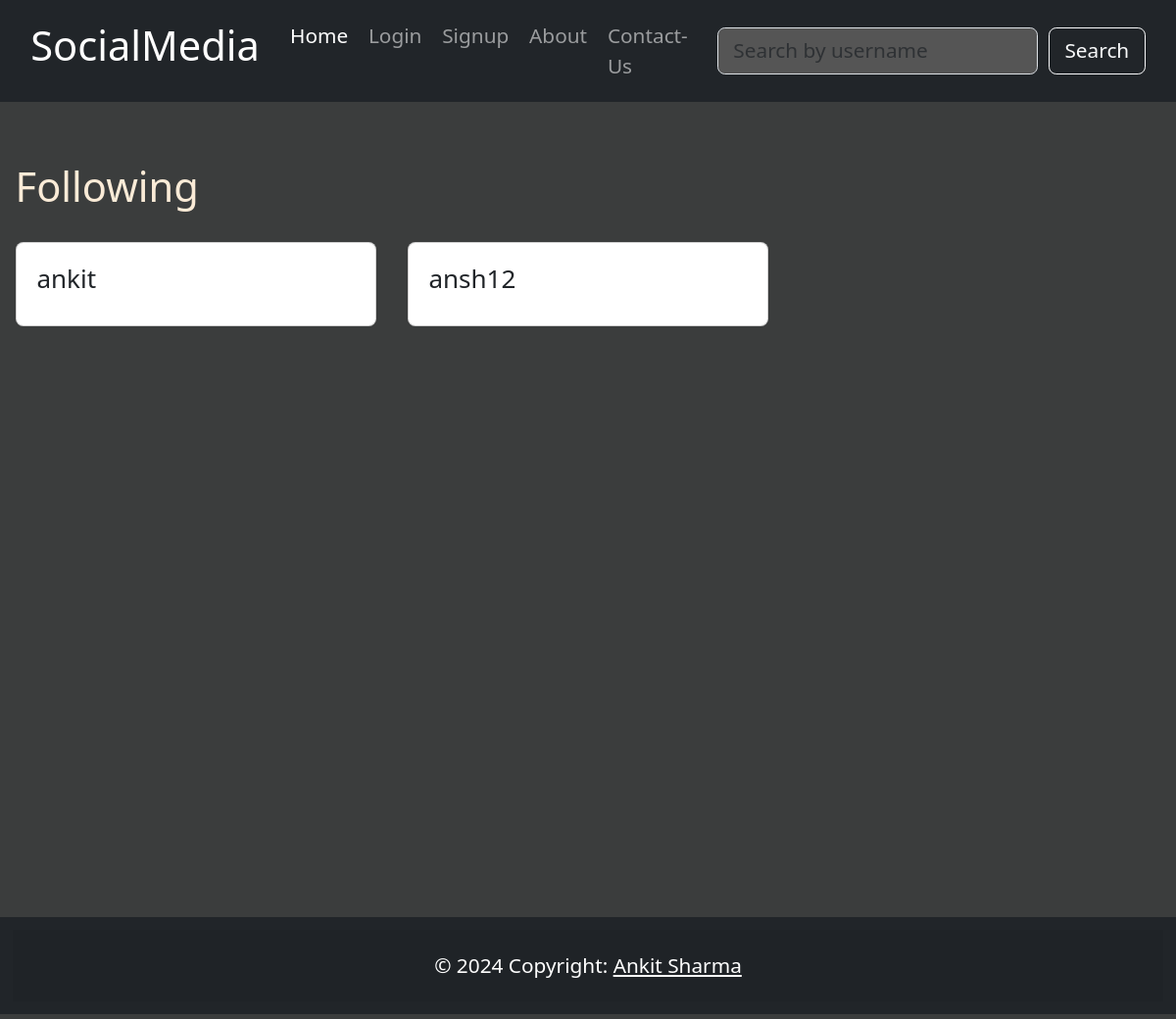
The app's page /following/1, older data.
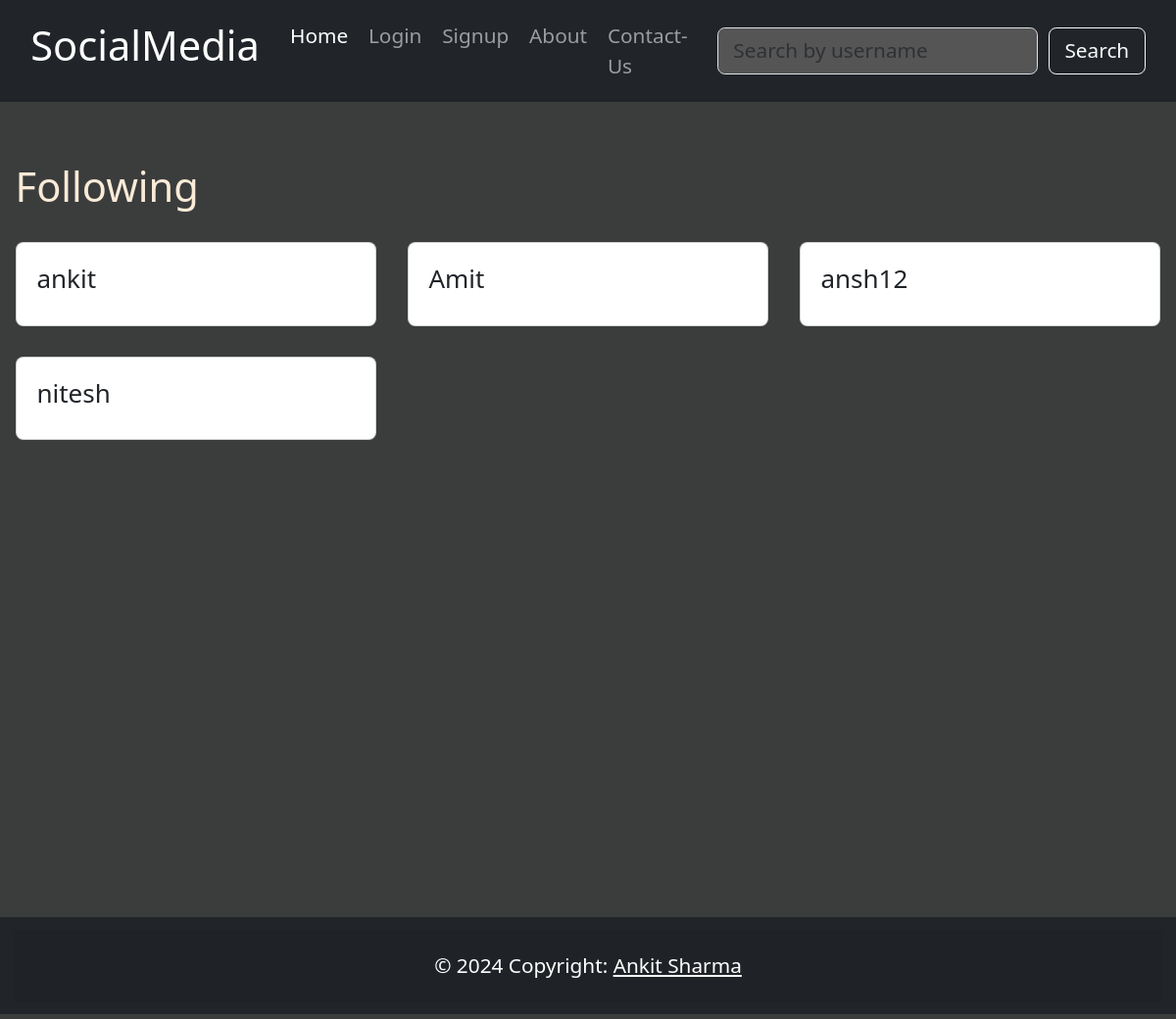
The same page, newer data.
### main/models.py (models this page shows)
class Follow(models.Model):
    follower = models.ForeignKey(User, related_name='following', on_delete=models.CASCADE)
    followed_user = models.ForeignKey(User, related_name='followers', on_delete=models.CASCADE)
    created_at = models.DateTimeField(auto_now_add=True)
    class Meta:
        unique_together = ('follower', 'followed_user')

### main/views.py (the view)
# urls.py: path('following/<int:user_id>', FollowingView.as_view(), name='following'),
class FollowingView( ListView):
    model = Follow
    template_name = 'followers.html'
    context_object_name = 'followers'
    def get_queryset(self):
        user_id = self.kwargs.get('user_id')
        profile = UserProfile.objects.get(pk=user_id)
        user = User.objects.get(username=profile.username)
        return Follow.objects.filter(follower=user)

### templates/followers.html
{% extends "base.html" %}{%load static%}
{% block content %}
<div class="container mt-5">
    <h2 class="mb-4">Following</h2>
    <div class="row">
        {% for follower in followers %}
        <div class="col-lg-4 col-md-6 mb-4">
            <div class="card">
                <div class="card-body">
                    <h5 class="card-title">{{ follower.followed_user}}</h5>
                </div>
            </div>
        </div>
        {% endfor %}
    </div>
</div>
{% endblock %}

Row changes from the older to the newer data that the page shows:
added Follow: followed_user "Amit"
added Follow: followed_user "nitesh"
